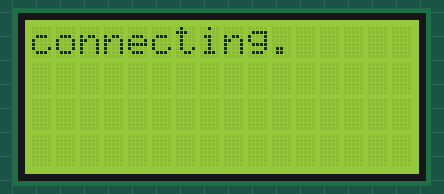
A sketch run on a simulated ESP8266 (NodeMCU). Parts: 16×4 character LCD. WiFi joins after 1.5 s; servers stay silent unless stated; network time is answered at once with the bench clock; the local clock reads 2024-03-15 10:24:30 at power-on unless the sketch sets it; what the sketch prints to the serial monitor is not drawn.

Above: at 0.6 s.
At 2.2 s:
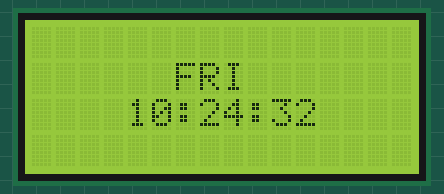
At 6.3 s:
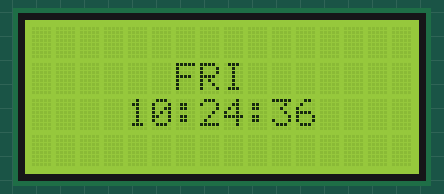
At 11.4 s:
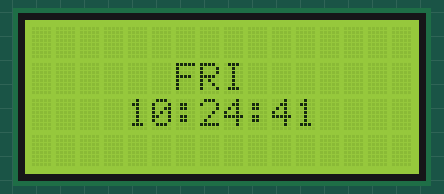
At 20.2 s:
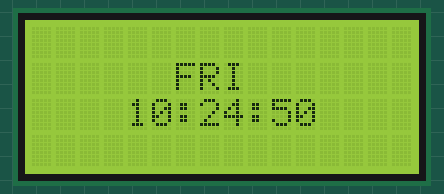
At 38.2 s:
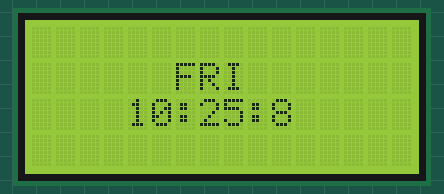

Measured:
- what the display in image 1 shows lasts 1.1 s, from 2.1 s to 3.2 s

The sketch:

time.ino
```cpp
#include <NTPClient.h>
#include <WiFiUdp.h>
#include <ESP8266WiFi.h>
#include <LiquidCrystal_I2C.h>

LiquidCrystal_I2C lcd(0x3F, 16, 4);

const char *ssid     = "Blink-Speed";
const char *password = "12mt61r11";
int d;
const long utcOffsetInSeconds = 19800;
char daysOfTheWeek[7][12] = {"SUN", "MON", "TUE", "WED", "THU", "FRI", "SAT"};

// Define NTP Client to get time
WiFiUDP ntpUDP;
NTPClient timeClient(ntpUDP, "in.pool.ntp.org", utcOffsetInSeconds);

void setup(){
  Serial.begin(115200);
  //lcd
       lcd.init();
       lcd.backlight();
  WiFi.begin(ssid, password);

  while ( WiFi.status() != WL_CONNECTED ) {
    delay (5); Serial.println(" connecting to WIFI..");
   lcd.print("connecting");
     dot();
  }

  timeClient.begin();
}
void loop() {
  timeClient.update();
  lcd.clear();
    lcd.setCursor (6,1);
  Serial.print(daysOfTheWeek[timeClient.getDay()]);
  lcd.print(daysOfTheWeek[timeClient.getDay()]);
  Serial.print(", ");
  //lcd.print(", ");
  Serial.print(timeClient.getHours());
  lcd.setCursor(0,2);
  lcd.print(timeClient.getHours());
  Serial.print(":");
  lcd.print(":");
  Serial.print(timeClient.getMinutes());
  lcd.print(timeClient.getMinutes());
  Serial.print(":");
  lcd.print(":");
  Serial.println(timeClient.getSeconds());
  lcd.print(timeClient.getSeconds());
  Serial.println(timeClient.getFormattedTime());

  delay(500);
}
int dot(){
  for(d=0;d<=3;d++){
    delay(500);
    lcd.print(".");
   }
   lcd.clear();
  }
```
